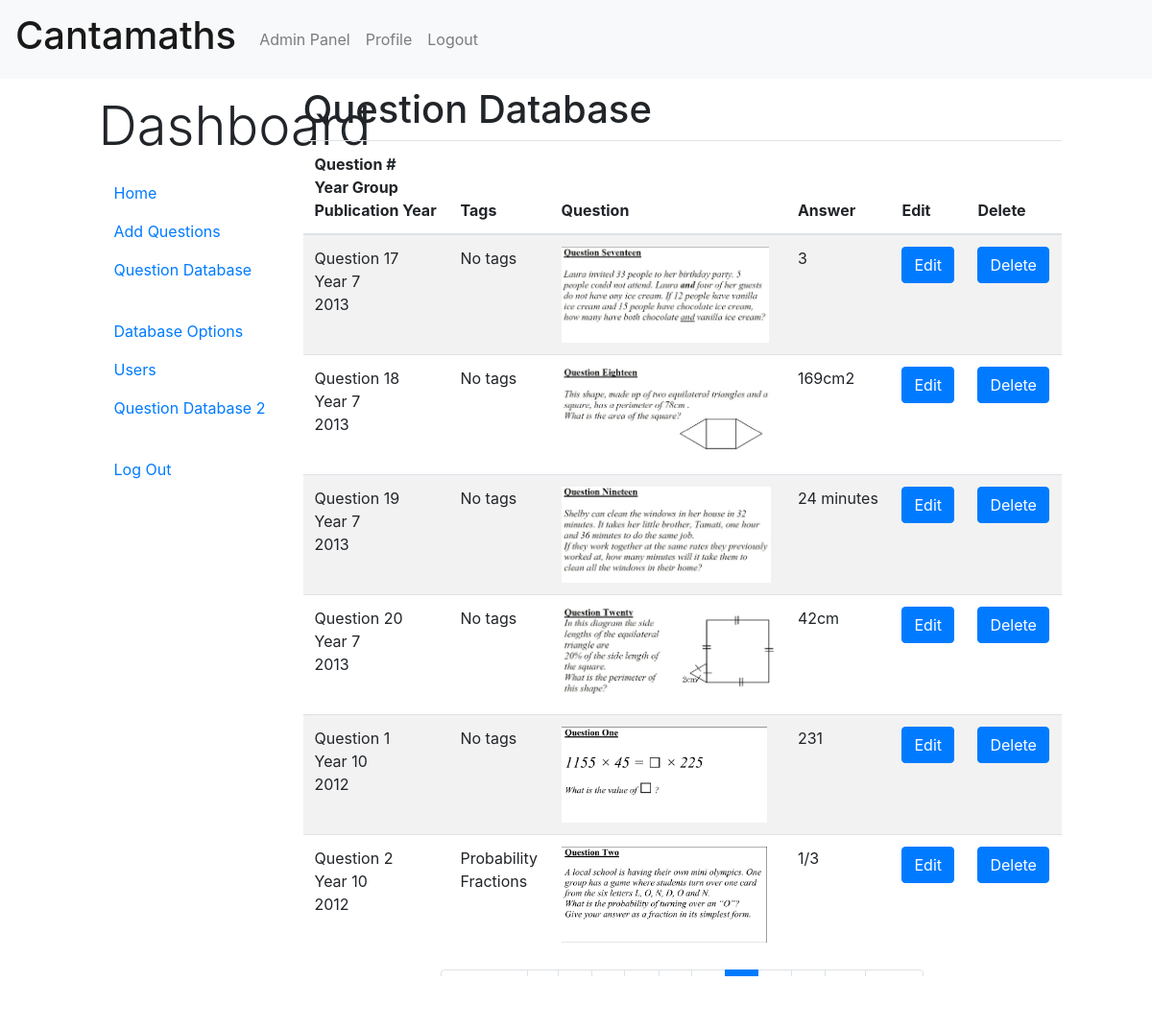
Screenshot of /website/index.php?page=adminpanel&tab=questiondb&qpage=7 (signed in) with the database file from the repository.
### tables this page shows
CREATE TABLE `question` (
  `questionID` int(10) NOT NULL,
  `qnumber` int(2) NOT NULL,
  `filename` varchar(1500) NOT NULL,
  `answer` varchar(200) NOT NULL,
  `levelID` int(2) NOT NULL,
  `yearID` int(3) NOT NULL
);

CREATE TABLE `level` (
  `levelID` int(2) NOT NULL,
  `levelname` int(2) NOT NULL
);

CREATE TABLE `year` (
  `yearID` int(3) NOT NULL,
  `yearname` int(5) NOT NULL
);

### website/questiondb.php (the view, shortened to what this page needs)
<?php
$number_sql = "SELECT * FROM question";
$number_qry = mysqli_query($dbconnect, $number_sql);
$number_of_q = mysqli_num_rows($number_qry);
$results_per_page = 6;
$number_of_pages = ceil($number_of_q/$results_per_page);
if (!isset($_GET['qpage'])) {
  $qpage = 1;
} else {
  $qpage = $_GET['qpage'];
}
$page_first_result = ($qpage - 1) * $results_per_page;
$question_sql = "SELECT * FROM question
                INNER JOIN year ON question.yearid = year.yearID
                INNER JOIN level ON question.levelID = level.levelID
                ORDER BY yearname DESC, levelname ASC, qnumber ASC
                LIMIT $page_first_result , $results_per_page ";
$question_qry = mysqli_query($dbconnect, $question_sql);
 ?>
<h1>Question Database</h1>
<table class="table table-striped">
  <thead>
    <tr>
      <th scope="col">
        Question #<br>
        Year Group<br>
        Publication Year
      </th>
      <th>Tags</th>
      <th>Question</th>
      <th>Answer</th>
      <th>Edit</th>
      <th>Delete</th>
    </tr>
  </thead>
  <tbody>
    <?php
    if(mysqli_num_rows($question_qry) == 0) {
      echo "<p class='display-2 text-center p-5'>No Questions in Database</p>";
    } else {
      $question_aa = mysqli_fetch_assoc($question_qry);
        do {
            $questionID = $question_aa["questionID"];
            $question_year = $question_aa["yearname"];
            $question_level = $question_aa["levelname"];
            $qnumber = $question_aa["qnumber"];
            $filename = $question_aa["filename"];
            $answer = $question_aa["answer"];
            ?>
            <tr>
              <td>
                Question <?php echo "$qnumber";?><br>
                Year <?php echo "$question_level";?><br>
                <?php echo "$question_year";?>
              </td>
              <td>
              <?php
                  $taglist = array();
                  $questiontag_sql = "SELECT * FROM questiontag JOIN tag ON questiontag.tagID = tag.tagID  WHERE questionID = $questionID";
                  $questiontag_qry = mysqli_query($dbconnect, $questiontag_sql);
                  if(mysqli_num_rows($questiontag_qry) == 0) {
                    echo "No tags";
                  } else {
                    $questiontag_aa = mysqli_fetch_assoc($questiontag_qry);
                      do {
                        $tagID = $questiontag_aa['tagID'];
                        $name = $questiontag_aa['tagname'];
                        $single_tag = array("$tagID", "$name");
                        array_push($taglist, $single_tag);
                      } while ($questiontag_aa = mysqli_fetch_assoc($questiontag_qry));
                      if(count($taglist) == 0) {
                        echo "No tags for this question";
                      } else {
                        foreach ($taglist as $tag) {
                          echo "$tag[1]<br>";
                        }
                      }
                    }
               ?>
              </td>
              <td><img style='height:100px' <?php echo"src='questions/$filename'"?> alt=''></td>
              <td><?php echo"$answer"; ?></td>
              <td>
                <button type='button' class='btn btn-primary' data-toggle='modal' <?php echo"data-target='#editquestion_$qnumber'";?>>
                  Edit
                </button>
              </td>
              <td>
                <button type='button' class='btn btn-primary' data-toggle='modal' <?php echo"data-target='#deletequestion_$qnumber'";?>>
                  Delete
                </button>
              </td>
            </tr>
        <?php
          } while ($question_aa = mysqli_fetch_assoc($question_qry));
        };
        ?>
  </tbody>
</table>
<nav aria-label="Page navigation mt-5">
    <ul class="pagination justify-content-center">
        <li class="page-item <?php if($qpage <= 1){ echo 'disabled'; } ?>">
          <?php $prev = ($qpage - 1) ?>
            <a class="page-link"
                href="
            <?php
              if($qpage <= 1){
                echo '#';
              } else {
                echo "index.php?page=adminpanel&tab=questiondb&qpage=$prev";
              } ?>
              ">Previous</a>
        </li>
        <?php for($i = 1; $i <= $number_of_pages; $i++ ): ?>
        <li class="page-item <?php if($qpage == $i) {echo 'active'; } ?>">
            <a class="page-link" href="index.php?page=adminpanel&tab=questiondb&qpage=<?= $i; ?>"> <?= $i; ?> </a>
        </li>
        <?php endfor; ?>
        <li class="page-item <?php if($qpage >= $number_of_pages) { echo 'disabled'; } ?>">
            <a class="page-link"
              <?php $next = ($qpage + 1) ?>
                href="
              <?php
                if($page >= $number_of_pages){
                  echo '#';
                } else {
                  echo "index.php?page=adminpanel&tab=questiondb&qpage=$next";
                } ?>
                ">Next</a>
        </li>
    </ul>
</nav>

### rows the page displays
question: qnumber "17", levelID.levelname "7", yearID.yearname "2013", shows "No tags", filename (picture), answer "3"
question: qnumber "18", levelID.levelname "7", yearID.yearname "2013", shows "No tags", filename (picture), answer "169cm2"
question: qnumber "19", levelID.levelname "7", yearID.yearname "2013", shows "No tags", filename (picture), answer "24 minutes"
question: qnumber "20", levelID.levelname "7", yearID.yearname "2013", shows "No tags", filename (picture), answer "42cm"
question: qnumber "1", levelID.levelname "10", yearID.yearname "2012", shows "No tags", filename (picture), answer "231"
question: qnumber "2", levelID.levelname "10", yearID.yearname "2012", tag "Probability", tag "Fractions", filename (picture), answer "1/3"
